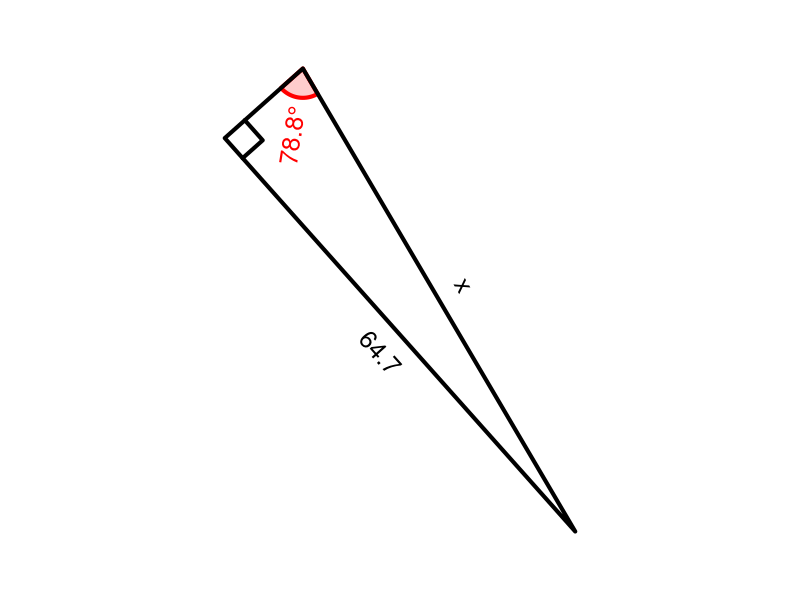

Here is the R script that generated this plot:
## ---- chunk 1
qt = 2 #sample(1:12,1)
cex = 1.5
lwd = 4
# al,ol,hl,th
while(T){
    deg = runif(1,15,79)
    th = deg/180*pi
    hl = runif(1,10,100)
    ol = hl*sin(th)
    al = hl*cos(th)
    if(ol>11 && al>11 && hl<99){break}
}
if(qt==1){ #ol=hl*sin(th)
    hyp = signif(hl,3)
    ang = signif(deg,3)
    labs = c("","x",sprintf("%.1f",hyp),sprintf("%.1f°",ang)) #a,o,h,t
    ans = signif(hyp*sin(ang/180*pi),3)
    ansstr = sprintf("%.1f",ans)
    atag = paste0("$$\\sin(",ang,")=\\frac{x}{",hyp,"}$$\n$$x=",hyp,"\\cdot\\sin(",ang,")$$\n\n $$x=",ans,"$$")
}
if(qt==2){ #hl=ol/sin(th)
    opp = signif(ol,3)
    ang = signif(deg,3)
    labs = c("",sprintf("%.1f",opp),"x",sprintf("%.1f°",ang)) #a,o,h,t
    ans = signif(opp/sin(ang/180*pi),3)
    ansstr = sprintf("%.1f",ans)
    atag = paste0("$$\\sin(",ang,")=\\frac{",opp,"}{x}$$\n$$x=\\frac{",opp,"}{\\sin(",ang,")}$$\n\n $$x=",ans,"$$")
}
if(qt==3){ #th=asin(ol/hl)
    opp = signif(ol,3)
    hyp = signif(hl,3)
    labs = c("",sprintf("%.1f",opp),sprintf("%.1f",hyp),"x°") #a,o,h,t
    ans = signif(asin(opp/hyp)/pi*180,3)
    ansstr = sprintf("%.1f",ans)
    atag = paste0("$$\\sin(x)=\\frac{",opp,"}{",hyp,"}$$\n$$x=\\arcsin\\left(\\frac{",opp,"}{",hyp,"}\\right)$$\n\n $$x=",ans,"$$")
}
if(qt==4){ #al=hl*cos(th)
    hyp = signif(hl,3)
    ang = signif(deg,3)
    labs = c("x","",sprintf("%.1f",hyp),sprintf("%.1f°",ang)) #a,o,h,t
    ans = signif(hyp*cos(ang/180*pi),3)
    ansstr = sprintf("%.1f",ans)
    atag = paste0("$$\\cos(",ang,")=\\frac{x}{",hyp,"}$$\n$$x=",hyp,"\\cdot\\cos(",ang,")$$\n\n $$x=",ans,"$$")
}
if(qt==5){ #hl=al/cos(th)
    adj = signif(al,3)
    ang = signif(deg,3)
    labs = c(sprintf("%.1f",adj),"","x",sprintf("%.1f°",ang)) #a,o,h,t
    ans = signif(adj/cos(ang/180*pi),3)
    ansstr = sprintf("%.1f",ans)
    atag = paste0("$$\\cos(",ang,")=\\frac{",adj,"}{x}$$\n$$x=\\frac{",adj,"}{\\cos(",ang,")}$$\n\n $$x=",ans,"$$")
}
if(qt==6){ #th=acos(al/hl)
    adj = signif(al,3)
    hyp = signif(hl,3)
    labs = c(sprintf("%.1f",adj),"",sprintf("%.1f",hyp),"x°") #a,o,h,t
    ans = signif(acos(adj/hyp)/pi*180,3)
    ansstr = sprintf("%.1f",ans)
    atag = paste0("$$\\cos(x)=\\frac{",adj,"}{",hyp,"}$$\n$$x=\\arccos\\left(\\frac{",adj,"}{",hyp,"}\\right)$$\n\n $$x=",ans,"$$")
}
if(qt==7){ #ol=al*tan(th)
    adj = signif(al,3)
    ang = signif(deg,3)
    labs = c(sprintf("%.1f",adj),"x","",sprintf("%.1f°",ang)) #a,o,h,t
    ans = signif(adj*tan(ang/180*pi),3)
    ansstr = sprintf("%.1f",ans)
    atag = paste0("$$\\tan(",ang,")=\\frac{x}{",adj,"}$$\n$$x=",adj,"\\cdot\\tan(",ang,")$$\n\n $$x=",ans,"$$")
}
if(qt==8){ #al=ol/tan(th)
    opp = signif(ol,3)
    ang = signif(deg,3)
    labs = c("x",sprintf("%.1f",opp),"",sprintf("%.1f°",ang)) #a,o,h,t
    ans = signif(opp/tan(ang/180*pi),3)
    ansstr = sprintf("%.1f",ans)
    atag = paste0("$$\\tan(",ang,")=\\frac{",opp,"}{x}$$\n$$x=\\frac{",opp,"}{\\tan(",ang,")}$$\n\n $$x=",ans,"$$")
}
if(qt==9){ #th=atan(ol/al)
    opp = signif(ol,3)
    adj = signif(al,3)
    labs = c(sprintf("%.1f",adj),sprintf("%.1f",opp),"","x°") #a,o,h,t
    ans = signif(atan(opp/adj)/pi*180,3)
    ansstr = sprintf("%.1f",ans)
    atag = paste0("$$\\tan(x)=\\frac{",opp,"}{",adj,"}$$\n$$x=\\arctan\\left(\\frac{",opp,"}{",adj,"}\\right)$$\n\n $$x=",ans,"$$")
}
if(qt==10){
    opp = signif(ol,3)
    adj = signif(al,3)
    labs = c(sprintf("%.1f",adj),sprintf("%.1f",opp),"x","") #a,o,h,t
    ansstr = sprintf("%.1f",signif(sqrt(opp^2+adj^2),3))
    ans = signif(sqrt(opp^2+adj^2),3)
    atag = paste0("$$",opp,"^2+",adj,"^2=x^2$$\n$$x=\\sqrt{",opp^2,"+",adj^2,"}$$\n\n $$x=",ans,"$$")
}
if(qt==11){
    opp = signif(ol,3)
    hyp = signif(hl,3)
    labs = c("x",sprintf("%.1f",opp),sprintf("%.1f",hyp),"") #a,o,h,t
    ansstr = sprintf("%.1f",signif(sqrt(hyp^2-opp^2),3))
    ans = signif(sqrt(hyp^2-opp^2),3)
    atag = paste0("$$",opp,"^2+x^2=",hyp,"^2$$\n$$x=\\sqrt{",hyp^2,"-",opp^2,"}$$\n\n $$x=",ans,"$$")
}
if(qt==12){
    adj = signif(al,3)
    hyp = signif(hl,3)
    labs = c(sprintf("%.1f",adj),"x",sprintf("%.1f",hyp),"") #a,o,h,t
    ansstr = sprintf("%.1f",signif(sqrt(hyp^2-adj^2),3))
    ans = signif(sqrt(hyp^2-adj^2),3)
    atag = paste0("$$x^2+",adj,"^2=",hyp,"^2$$\n$$x=\\sqrt{",hyp^2,"-",adj^2,"}$$\n\n $$x=",ans,"$$")
}
hstr = labs[3]
astr = labs[1]
ostr = labs[2]
angstr = labs[4]


## ---- chunk 2
par(mar=c(0,0,0,0),pty="s")
refl = sample(c(T,F),1)
bmp = 0.05
xs = c(0,cos(th),cos(th))
ys = c(0,0,sin(th))
xlo = cos(th)+bmp
ylo = sin(th)/2
srto = 90
xla = cos(th)/2
yla = -bmp
srta = 0
xlh = cos(th)/2+bmp*cos(th+pi/2)
ylh = sin(th)/2+bmp*sin(th+pi/2)
srth = th/pi*180
xang = 1.5*bmp*cos(seq(0,th,pi/360))/th
yang = 1.5*bmp*sin(seq(0,th,pi/360))/th
xlang = 1.5*bmp*cos(th/2)/th+bmp/3*cos(th/2)
ylang = 1.5*bmp*sin(th/2)/th+bmp/3*sin(th/2)
srtang = th/2/pi*180
xsq = c(cos(th)-bmp,cos(th)-bmp,cos(th))
ysq = c(0,bmp,bmp)
if(refl){
    xs = -xs
    xlo = -xlo
    srto = -90
    xla = -xla
    srta = 0
    xlh = -xlh
    srth = -th/pi*180
    xang = -xang
    xlang = -xlang
    srtang = -th/2/pi*180
    xsq = -xsq
}
rotang = runif(1,0,2*pi)
xs2 = xs*cos(rotang)-ys*sin(rotang)
ys2 = xs*sin(rotang)+ys*cos(rotang)
xlo2 = xlo*cos(rotang)-ylo*sin(rotang)
ylo2 = xlo*sin(rotang)+ylo*cos(rotang)
srto2 = (srto+rotang/pi*180+90)%%180-90
xla2 = xla*cos(rotang)-yla*sin(rotang)
yla2 = xla*sin(rotang)+yla*cos(rotang)
srta2 = (srta+rotang/pi*180+90)%%180-90
xlh2 = xlh*cos(rotang)-ylh*sin(rotang)
ylh2 = xlh*sin(rotang)+ylh*cos(rotang)
srth2 = (srth+rotang/pi*180+90)%%180-90
srtang2 = (srtang+rotang/pi*180+90)%%180-90
xang2 = xang*cos(rotang)-yang*sin(rotang)
yang2 = xang*sin(rotang)+yang*cos(rotang)
xlang2 = xlang*cos(rotang)-ylang*sin(rotang)
ylang2 = xlang*sin(rotang)+ylang*cos(rotang)
xsq2 = xsq*cos(rotang)-ysq*sin(rotang)
ysq2 = xsq*sin(rotang)+ysq*cos(rotang)
xxx = c(xs2,xlo2,xla2,xlh2,xlang2)
yyy = c(ys2,ylo2,yla2,ylh2,ylang2)
widx = (max(xxx)-min(xxx))/2
widy = (max(yyy)-min(yyy))/2
midx = (max(xxx)+min(xxx))/2
midy = (max(yyy)+min(yyy))/2
wid = max(c(widx,widy))
plot(0,0,"n",xlim=c(midx-wid*1.2,midx+wid*1.2),ylim=c(midy-wid*1.2,midy+wid*1.2),axes=F,ann=F)
angadj = (xlang2<0)*1
if(angstr!=""){
    polygon(c(0,xang2),c(0,yang2),border="red",col=rgb(1,0,0,0.2),lwd=lwd)
    text(xlang2,ylang2,angstr,srt=srtang2,col="red",cex=cex,adj=angadj)
}
polygon(xs2,ys2,lwd=lwd)
lines(xsq2,ysq2,lwd=lwd)
text(xlo2,ylo2,ostr,srt=srto2,cex=cex)
text(xla2,yla2,astr,srt=srta2,cex=cex)
text(xlh2,ylh2,hstr,srt=srth2,cex=cex)
# alist = paste0(alist,ansstr,"\n",collapse="")
